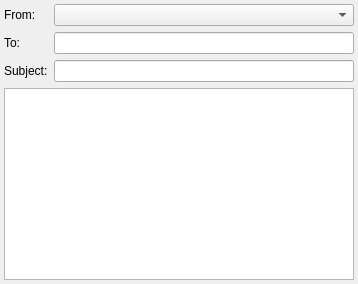
            <widget class="QWidget" name="sendDirect">
             <attribute name="title">
              <string>Send ordinary Message</string>
             </attribute>
             <layout class="QGridLayout" name="gridLayout_8">
              <property name="leftMargin">
               <number>4</number>
              </property>
              <property name="topMargin">
               <number>4</number>
              </property>
              <property name="rightMargin">
               <number>4</number>
              </property>
              <property name="bottomMargin">
               <number>4</number>
              </property>
              <item row="0" column="0">
               <layout class="QVBoxLayout" name="verticalLayout_5">
                <item>
                 <layout class="QGridLayout" name="gridLayout_2">
                  <item row="2" column="0">
                   <widget class="QLabel" name="label_3">
                    <property name="text">
                     <string>Subject:</string>
                    </property>
                   </widget>
                  </item>
                  <item row="0" column="0">
                   <widget class="QLabel" name="label_2">
                    <property name="text">
                     <string>From:</string>
                    </property>
                   </widget>
                  </item>
                  <item row="2" column="1">
                   <widget class="QLineEdit" name="lineEditSubject">
                    <property name="text">
                     <string/>
                    </property>
                   </widget>
                  </item>
                  <item row="1" column="0">
                   <widget class="QLabel" name="label">
                    <property name="text">
                     <string>To:</string>
                    </property>
                   </widget>
                  </item>
                  <item row="0" column="1">
                   <widget class="QComboBox" name="comboBoxSendFrom">
                    <property name="minimumSize">
                     <size>
                      <width>300</width>
                      <height>0</height>
                     </size>
                    </property>
                   </widget>
                  </item>
                  <item row="1" column="1">
                   <widget class="QLineEdit" name="lineEditTo"/>
                  </item>
                 </layout>
                </item>
                <item>
                 <widget class="MessageCompose" name="textEditMessage">
                  <property name="html">
                   <string>&lt;!DOCTYPE HTML PUBLIC &quot;-//W3C//DTD HTML 4.0//EN&quot; &quot;http://www.w3.org/TR/REC-html40/strict.dtd&quot;&gt;
&lt;html&gt;&lt;head&gt;&lt;meta name=&quot;qrichtext&quot; content=&quot;1&quot; /&gt;&lt;style type=&quot;text/css&quot;&gt;
p, li { white-space: pre-wrap; }
&lt;/style&gt;&lt;/head&gt;&lt;body style=&quot; font-family:'Sans'; font-size:9pt; font-weight:400; font-style:normal;&quot;&gt;
&lt;p style=&quot;-qt-paragraph-type:empty; margin-top:0px; margin-bottom:0px; margin-left:0px; margin-right:0px; -qt-block-indent:0; text-indent:0px; font-family:'MS Shell Dlg 2';&quot;&gt;&lt;br /&gt;&lt;/p&gt;&lt;/body&gt;&lt;/html&gt;</string>
                  </property>
                 </widget>
                </item>
               </layout>
              </item>
             </layout>
            </widget>
